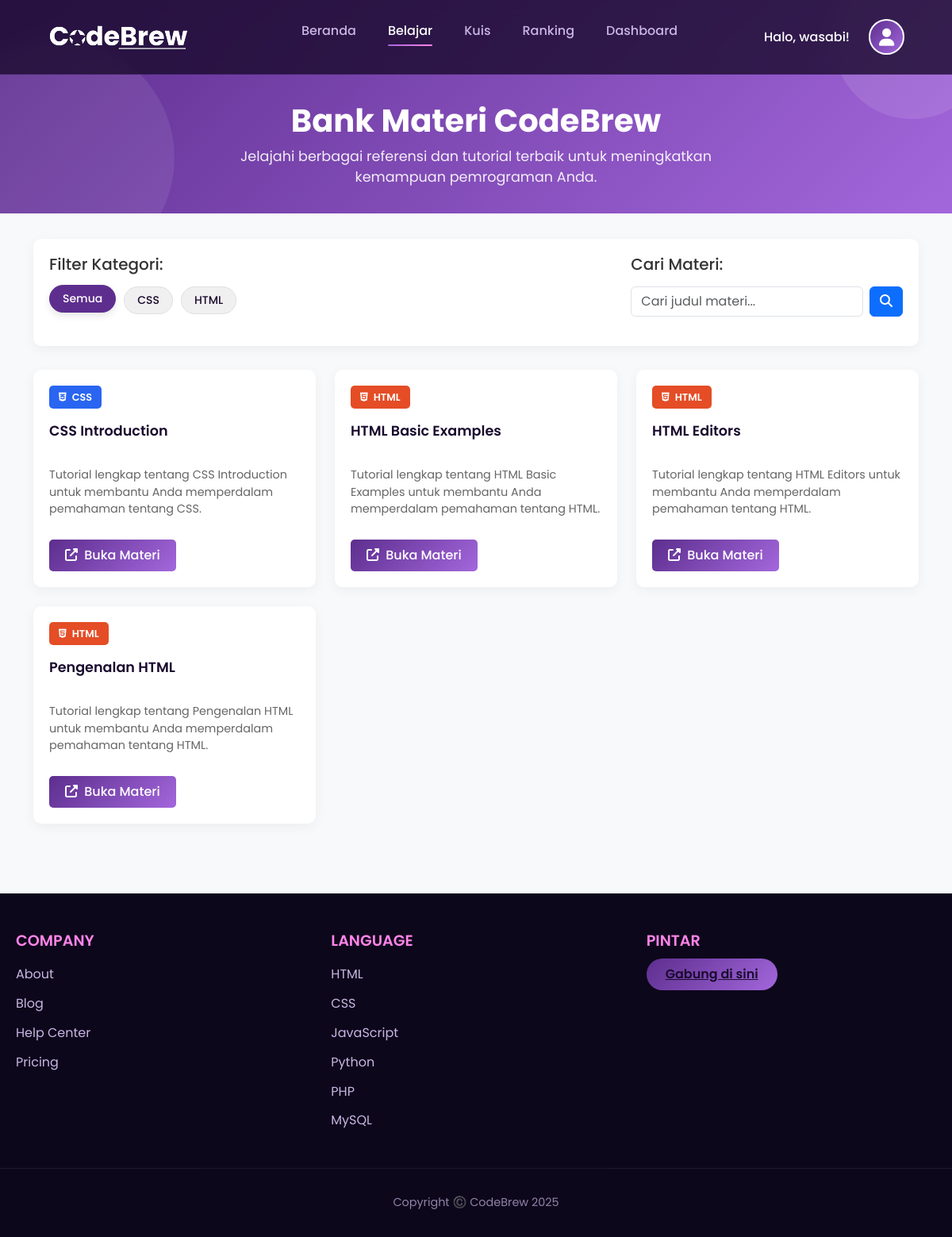
The app's page /bank_materi/belajar.php (signed in) with its own data.
### tables this page shows
CREATE TABLE `materi_bank` (
  `id` int(11) NOT NULL,
  `kategori` varchar(50) NOT NULL,
  `judul` varchar(255) NOT NULL,
  `url` text NOT NULL,
  `admin_id` int(11) DEFAULT NULL,
  `created_at` datetime DEFAULT current_timestamp(),
  `updated_at` datetime DEFAULT current_timestamp() ON UPDATE current_timestamp()
);

### bank_materi/belajar.php (the view, shortened to what this page needs)
<?php
$current_page = 'belajar.php';
include_once '../connection.php';
$is_premium = false;
if (isset($_SESSION['user_id'])) {
    $user_id = $_SESSION['user_id'];
    $check_premium = mysqli_query($conn, "SELECT is_premium FROM user WHERE user_id = $user_id");
    if ($check_premium && $data = mysqli_fetch_assoc($check_premium)) {
        $is_premium = $data['is_premium'];
    }
}
$selectedCategory = isset($_GET['kategori']) ? $_GET['kategori'] : '';
$searchQuery = isset($_GET['search']) ? $_GET['search'] : '';
$sql = "SELECT * FROM materi_bank WHERE 1=1";
$sql .= " ORDER BY kategori, judul";
$result = $conn->query($sql);
$categoriesSql = "SELECT DISTINCT kategori FROM materi_bank ORDER BY kategori";
$categoriesResult = $conn->query($categoriesSql);
$categories = [];
if ($categoriesResult && $categoriesResult->num_rows > 0) {
    while ($row = $categoriesResult->fetch_assoc()) {
        $categories[] = $row['kategori'];
    }
}
?>
<!DOCTYPE html>
<html lang="id">
<head>
    <link rel="stylesheet" href="https://cdnjs.cloudflare.com/ajax/libs/font-awesome/6.4.0/css/all.min.css">
    <link href="https://cdn.jsdelivr.net/npm/bootstrap@5.3.0-alpha1/dist/css/bootstrap.min.css" rel="stylesheet">
</head>
<body>
    <div class="stars" id="stars"></div>
    <header>
        <a href="index.php" class="logo">
            <img src="../assets/Cuplikan_layar_2025-04-17_195753-removebg-preview 1.png" alt="CodeBrew Logo"
                class="logo" />
        </a>
        <nav>
            <ul>
                <li>
                    <a href="../homepage/index.php" class="<?= $current_page == 'index.php' ? 'active' : '' ?>">Beranda</a>
                </li>
                <li>
                    <a href="../bank_materi/belajar.php" class="<?= $current_page == 'belajar.php' ? 'active' : '' ?>">Belajar</a>
                </li>
                <li>
                    <a href="../homepage/kuis.php" class="<?= $current_page == 'kuis.php' ? 'active' : '' ?>">Kuis</a>
                </li>
                <li>
                    <a href="../homepage/ranking.php" class="<?= $current_page == 'ranking.php' ? 'text-white hover:text-purple-400' : '' ?>">Ranking</a>
                </li>
                <li>
                    <a href="../homepage/dashboard.php" class="<?= $current_page == 'dashboard.php' ? 'text-white hover:text-purple-400' : '' ?>">Dashboard</a>
                </li>
            </ul>
        </nav>
        <div class="user-profile-container">
            <?php if (isset($_SESSION['username'])): ?>
                <span class="greeting">
                    Halo, <?php echo htmlspecialchars($_SESSION['username']); ?>!
                </span>
            <?php endif; ?>
            <div class="profile-menu">
                <div class="profile-btn <?php echo $is_premium ? 'premium-profile' : ''; ?>" id="profileBtn">
                    <i class="fas fa-user avatar"></i>
                </div>
            </div>
        </div>
    </header>
    <div class="page-header text-center">
        <div class="container">
            <h1>Bank Materi CodeBrew</h1>
            <p>Jelajahi berbagai referensi dan tutorial terbaik untuk meningkatkan kemampuan pemrograman Anda.</p>
        </div>
    </div>
    <div class="container">
        <div class="filter-section">
            <div class="row">
                <div class="col-md-8 mb-3 mb-md-0">
                    <h5 class="mb-3">Filter Kategori:</h5>
                    <div class="category-pills">
                        <a href="belajar.php" class="category-pill <?php echo empty($selectedCategory) ? 'active' : ''; ?>">
                            Semua
                        </a>
                        <?php foreach ($categories as $category): ?>
                            <a href="belajar.php?kategori=<?php echo urlencode($category); ?>"
                                class="category-pill <?php echo $selectedCategory === $category ? 'active' : ''; ?>">
                                <?php echo htmlspecialchars($category); ?>
                            </a>
                        <?php endforeach; ?>
                    </div>
                </div>
                <div class="col-md-4">
                    <h5 class="mb-3">Cari Materi:</h5>
                    <form action="belajar.php" method="GET" class="d-flex">
                        <input type="text" name="search" class="form-control me-2" placeholder="Cari judul materi..." value="<?php echo htmlspecialchars($searchQuery); ?>">
                        <button type="submit" class="btn btn-primary">
                            <i class="fas fa-search"></i>
                        </button>
                    </form>
                </div>
            </div>
        </div>
        <div class="row">
            <?php if ($result && $result->num_rows > 0): ?>
                <?php while ($row = $result->fetch_assoc()):
                    $categoryClass = 'category-';
                    switch (strtolower($row['kategori'])) {
                        case 'html':
                            $categoryClass .= 'html';
                            $categoryIcon = 'fa-html5';
                            break;
                        case 'css':
                            $categoryClass .= 'css';
                            $categoryIcon = 'fa-css3-alt';
                            break;
                    }
                ?>
                    <div class="col-md-6 col-lg-4 mb-4">
                        <div class="card material-card">
                            <div class="card-body">
                                <span class="material-category <?php echo $categoryClass; ?>">
                                    <i class="fab <?php echo $categoryIcon; ?> me-1"></i>
                                    <?php echo htmlspecialchars($row['kategori']); ?>
                                </span>
                                <h3 class="material-title"><?php echo htmlspecialchars($row['judul']); ?></h3>
                                <p class="material-desc">
                                    Tutorial lengkap tentang <?php echo htmlspecialchars($row['judul']); ?> untuk membantu Anda memperdalam pemahaman tentang <?php echo htmlspecialchars($row['kategori']); ?>.
                                </p>
                                <div class="d-flex justify-content-between align-items-center flex-wrap">
                                    <a href="<?php echo htmlspecialchars($row['url']); ?>" target="_blank" class="material-link">
                                        <i class="fas fa-external-link-alt me-1"></i> Buka Materi
                                    </a>
                                </div>
                            </div>
                        </div>
                    </div>
                <?php endwhile; ?>
            <?php endif; ?>
        </div>
    </div>
    <footer>
        <div class="footer-content">
            <div class="footer-col">
                <h3>COMPANY</h3>
                <ul>
                    <li><a href="#">About</a></li>
                    <li><a href="#">Blog</a></li>
                    <li><a href="#">Help Center</a></li>
                    <li><a href="#">Pricing</a></li>
                </ul>
            </div>
            <div class="footer-col">
                <h3>LANGUAGE</h3>
                <ul>
                    <li><a href="../bank_materi/belajar.php">HTML</a></li>
                    <li><a href="../bank_materi/belajar.php">CSS</a></li>
                    <li><a href="../bank_materi/belajar.php">JavaScript</a></li>
                    <li><a href="../bank_materi/belajar.php">Python</a></li>
                    <li><a href="../bank_materi/belajar.php">PHP</a></li>
                    <li><a href="../bank_materi/belajar.php">MySQL</a></li>
                </ul>
            </div>
            <div class="footer-col pintar">
                <h3>PINTAR</h3>
                <a href="../payment/premium.php" class="pintar-badge">Gabung di sini</a>
            </div>
        </div>
        <div class="copyright">Copyright ©️ CodeBrew 2025</div>
    </footer>
</body>
</html>

### records on screen
materi_bank: kategori "CSS", judul "CSS Introduction"
materi_bank: kategori "HTML", judul "HTML Basic Examples"
materi_bank: kategori "HTML", judul "HTML Editors"
materi_bank: kategori "HTML", judul "Pengenalan HTML"

### other values on screen
$_SESSION['username'] "wasabi"
$category "CSS"
$category "HTML"
